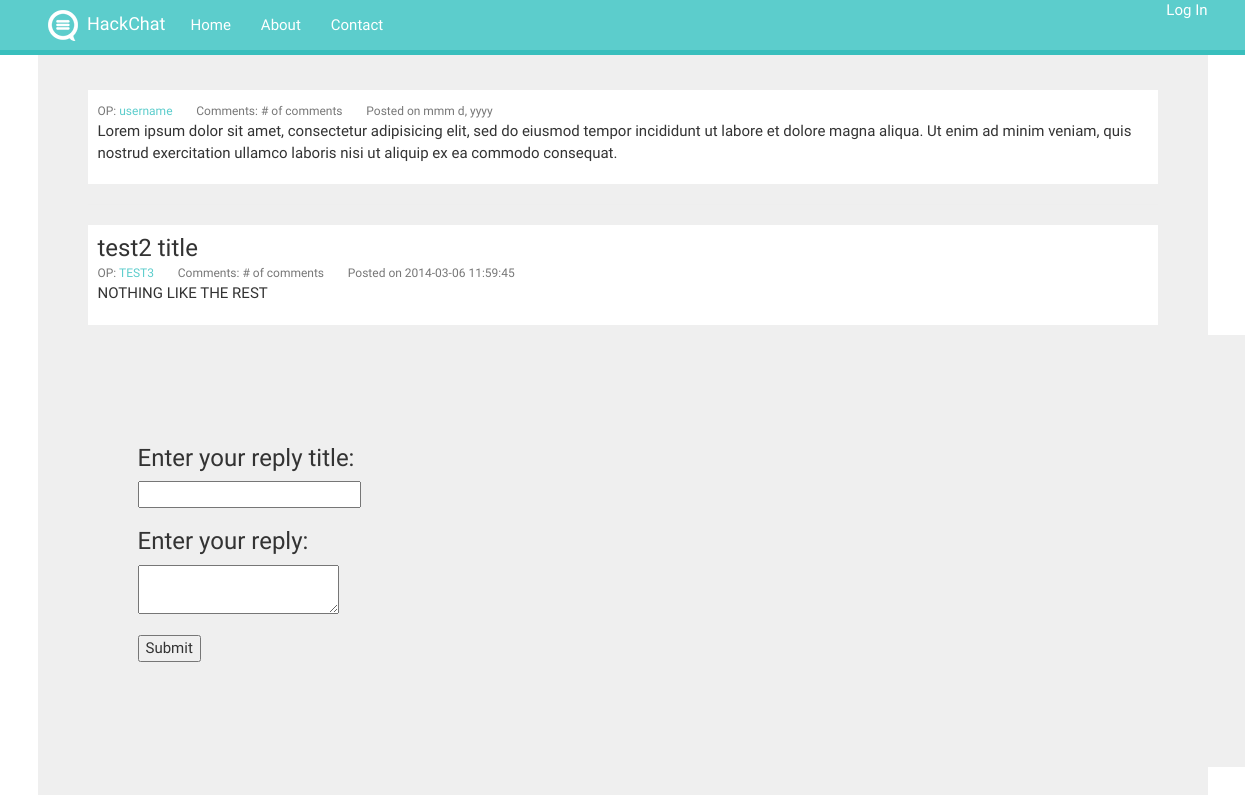
The app's page /replyTo.php?id=1 with its own data.
### tables this page shows
CREATE TABLE reply (reply_id INT(5) NOT NULL AUTO_INCREMENT,
              reply_user VARCHAR(30) NOT NULL,
              reply_thread_id INT(5) NOT NULL,
              reply_reply_id INT(5) NOT NULL,
              reply_reply_to_id INT(5) NOT NULL,
              reply_title VARCHAR(75) NOT NULL,
              reply_post  VARCHAR(1000) NOT NULL,
              reply_date DATETIME NOT NULL,
              PRIMARY KEY (reply_id));

### replyTo.php (the view, shortened to what this page needs)
<?php include 'include/nav.php';?>
<?php
$query = "SELECT * from reply where reply_thread_id =".$_REQUEST['id'];
$result = mysql_query($query) or die('Query failed: ' . mysql_error());
?>
  <div class="content">
    <div class="container">
      <div class="post">
        <h6>OP: <a href="profile.html">username</a></h6> <h6>Comments: # of comments</h6> <h6>Posted on mmm d, yyyy</h6>
        <p>Lorem ipsum dolor sit amet, consectetur adipisicing elit, sed do eiusmod tempor incididunt ut labore et dolore magna aliqua. Ut enim ad minim veniam, quis nostrud exercitation ullamco laboris nisi ut aliquip ex ea commodo consequat.</p>
      </div>
      <hr>
<?php
    if ($result){
      while ($row = mysql_fetch_object($result)) {
          echo '<div class="post"><h3>'.$row->reply_title.'</h3><h6>OP: <a href="profile.html">'.$row->reply_user.'</a></h6> <h6>Comments: # of comments</h6> <h6>Posted on '.$row->reply_date.'</h6>
    <p>'.$row->reply_post.'</p></div>';
      }
    }
    else {
        echo "There are no replies yet, Add one now!g";
    }
  echo '<div class="wrapper wrapper_post" style="padding-bottom:50px">
      <div class="container">
        <div class="row">
          <div class="col-md-12">
            <form method="post" action="submit.php?thread='.urldecode($_GET[thread]).'&id='.$_GET[id].'">
              <h3>Enter your reply title: </h3>
                <input type="text" name="reply_title">
              <h3>Enter your reply: </h3>
                <textarea name="reply"></textarea><br><br>
                <input type="submit" name="Submit" value="Submit">
            </form>
          </div>
        </div>
      </div>
    </div>';
?>

### records on screen
reply: reply_title "test2 title", reply_user "TEST3", reply_date "2014-03-06 11:59:45", reply_post "NOTHING LIKE THE REST"
